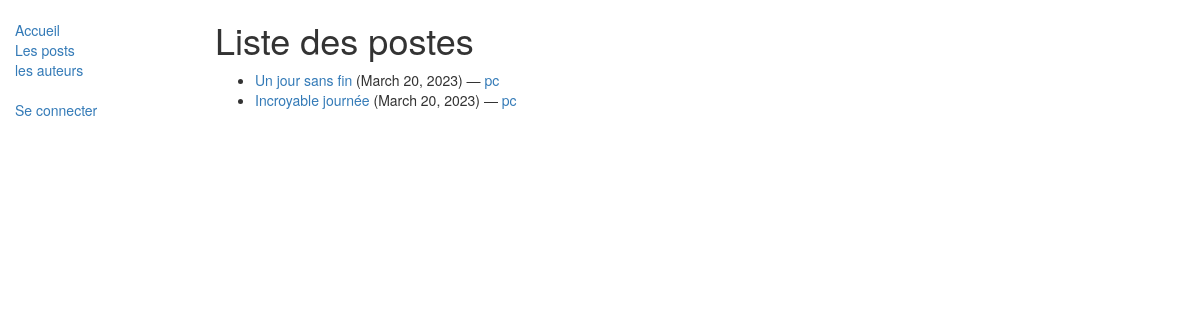
The app's page /blogs/ with its own data.
### blog/models.py (models this page shows, shortened)
class Blog(models.Model):
    name = models.CharField(max_length=200)
    description = models.TextField(max_length=2000, help_text="Entrer une description")
    post_date = models.DateField(auto_now_add=True)
    author = models.ForeignKey(BlogAuthor, on_delete=models.SET_NULL, null=True)
    class Meta:
        ordering = ["-post_date"]
        indexes = [
            models.Index(fields=['post_date'])
        ]
    def get_absolute_url(self):
        return reverse('blog:blog-detail', args=[str(self.id)])

class BlogAuthor(models.Model):
    user = models.OneToOneField(User, on_delete=models.SET_NULL, null=True)
    bio = models.TextField(max_length=400, help_text="Entrer votre biographie")
    class Meta:
        ordering = ["user", "bio"]
    def __str__(self):
        return self.user.username

### blog/views.py (the view)
class BlogListView(generic.ListView):
    model = Blog
    paginate_by = 5

### blog/templates/blog/blog_list.html
{% extends "base.html" %}
{% block content %}
    <h1>Liste des postes</h1>
    {% if blog_list %}
    <ul>
      {% for blog in blog_list %}
      <li>
        <a href="{{ blog.get_absolute_url }}">{{ blog.name }}</a> ({{blog.post_date}}) — <a href="{% url 'blog:blogs-by-author' blog.author.pk %}">{{ blog.author }}</a>
      </li>
      {% endfor %}
    </ul>
    {% else %}
      <p>Aucun post trouvé :(</p>
    {% endif %}
{% endblock %}

### records on screen
Blog: name "Un jour sans fin", post_date "March 20, 2023", author "pc"
Blog: name "Incroyable journée", post_date "March 20, 2023", author "pc"
